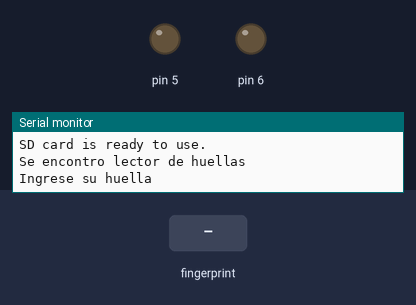
The sketch below on a simulated Arduino Uno, built with avr-gcc and run on an emulated ATmega328P. Shown: output pins drawn as LEDs (lit = HIGH), the last lines printed to the serial monitor. The inputs (shaded band) are chosen by the test bench. Storage starts empty.

Above: at 2.2 s.
2.3 s: finger stored as number 1 placed on the sensor
At 2.79 s:
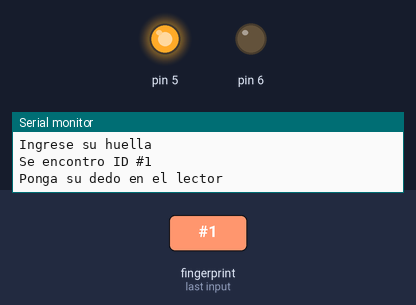
Timing chart, 0 to 5.3 s (numbered marks = the images above; inputs shaded):
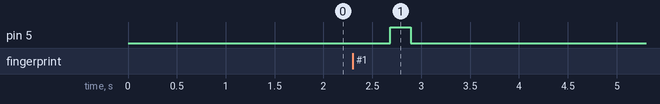

Measured:
- after the input at 2.3 s, pin 5: LOW → HIGH after 0.38 s, → LOW 0.21 s later

The sketch:

SOTERSYS_SD_RW.ino
```cpp
#include <Adafruit_Fingerprint.h>   //Librería para sensor de huella
#include <SoftwareSerial.h>       //Comunicación serial por software
#include <SD.h>                    //Librería para uso de la microSD
#include <SPI.h>                   //Controlador del bus de la microSD
#include <Wire.h>                   //Controlar bus I2C
#include <DS3231.h>
#include "U8glib.h"
//Variables y métodos para interactuar con el sensor
U8GLIB_SSD1306_128X32 u8g(U8G_I2C_OPT_NONE);                    //Pantalla
DS3231 Clock();                                                //Reloj
SoftwareSerial mySerial(2, 3);                                //Rx, Tx
Adafruit_Fingerprint finger = Adafruit_Fingerprint(&mySerial);  //Biometrico
int getFingerprintIDs();
//Slave select para MicroSD
int CS_PIN = 10;
//Manejo de archivos
File file;
String nombrearchivo = "";
char tempF[16] = "";
int i = 2025;

void setup()
{
  Wire.begin();
  pinMode(5, OUTPUT);
  pinMode(6, OUTPUT);
  while(!Serial);
  Serial.begin(115200);
  Serial.println("Prueba 2, biometrico y creación de ficheros");
  finger.begin(57600);
  initializeSD();
  if(finger.verifyPassword())
  {
    Serial.println("Se encontro lector de huellas");
  }else
  {
    Serial.println("No se encontro el lector de huellas");
  }
  Serial.println("Ingrese su huella");

}

void loop()
{
  int id = getFingerprintIDs();
  if(id != -1)
  {
    digitalWrite(5, HIGH);
    Serial.print("Se encontro ID #");
    Serial.print(finger.fingerID);
    Serial.println();
    nombrearchivo = String(i)+".txt";
    nombrearchivo.trim();
    nombrearchivo.toCharArray(tempF, sizeof(tempF));
    file = SD.open(tempF, FILE_WRITE);
    if(file)
    {
      file.println("ID:Hora:Fecha");
      file.close();
    }else
    {
      Serial.println("Error con el archivo  ");
    }
    i++;
    Serial.println("Ponga su dedo en el lector");
  }
  delay(200);
  digitalWrite(5, LOW);
  digitalWrite(6, LOW);
}

void initializeSD()
{
  Serial.println("Initializing SD card...");
  pinMode(CS_PIN, OUTPUT);

  if (SD.begin())
  {
    Serial.println("SD card is ready to use.");
  } else
  {
    Serial.println("SD card initialization failed");
    return;
  }
}


int getFingerprintIDs()
{
  uint8_t p = finger.getImage();
  if (p != FINGERPRINT_OK)
  {
    return -1;
  }

  p = finger.image2Tz();
  if (p != FINGERPRINT_OK)
  {
    return -1;
  }

  p = finger.fingerFastSearch();
  if (p != FINGERPRINT_OK)
  {
    digitalWrite(6, HIGH);
    return -1;
  }

  return finger.fingerID;
}
```
